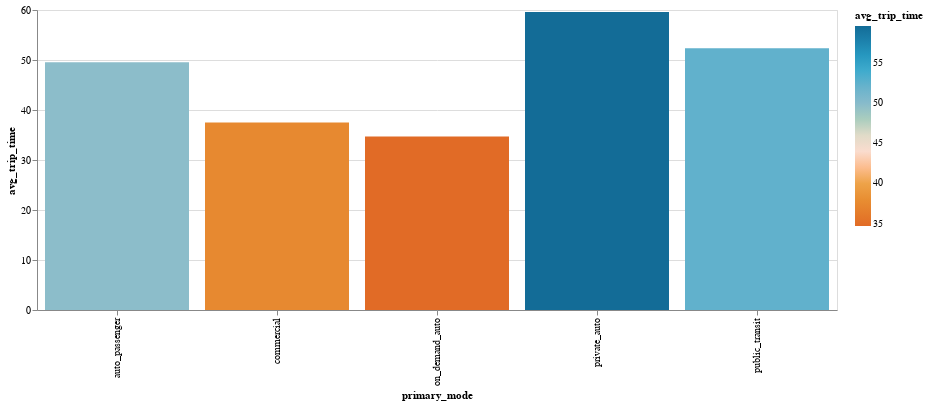

Source (notebook cell):
### Code cell
chart = (
        alt.Chart(trips)
        .mark_bar()
        .encode(
            x=alt.X("primary_mode"),
            y=alt.Y("avg_trip_time"),
            color=alt.Color("avg_trip_time", scale=alt.Scale(range = cp.CALITP_DIVERGING_COLORS))
            )
      .properties(
    width=800,
    height=300)
        )
chart

### Figure 1 — Vega-Lite specification as saved in the notebook (floating-point values rounded to 4 significant figures)
{"config": {"view": {"continuousWidth": 300, "continuousHeight": 300}}, "data": {"name": "data-5ebbbb8d3f3ea3fc2a2c0aba4ca6c486"}, "mark": {"type": "bar"}, "encoding": {"color": {"field": "avg_trip_time", "scale": {"range": ["#E16B26", "#EB9F3C", "#f6e7e1", "#8CBCCB", "#2EA8CE", "#136C97"]}, "type": "quantitative"}, "x": {"field": "primary_mode", "type": "nominal"}, "y": {"field": "avg_trip_time", "type": "quantitative"}}, "height": 300, "width": 800, "$schema": "https://vega.github.io/schema/vega-lite/v5.14.1.json", "datasets": {"data-5ebbbb8d3f3ea3fc2a2c0aba4ca6c486": [{"primary_mode": "auto_passenger", "avg_trip_time": 49.56, "number_trips": 391291}, {"primary_mode": "commercial", "avg_trip_time": 37.51, "number_trips": 11897}, {"primary_mode": "on_demand_auto", "avg_trip_time": 34.72, "number_trips": 26953}, {"primary_mode": "private_auto", "avg_trip_time": 59.58, "number_trips": 238690}, {"primary_mode": "public_transit", "avg_trip_time": 52.36, "number_trips": 6033}]}}
